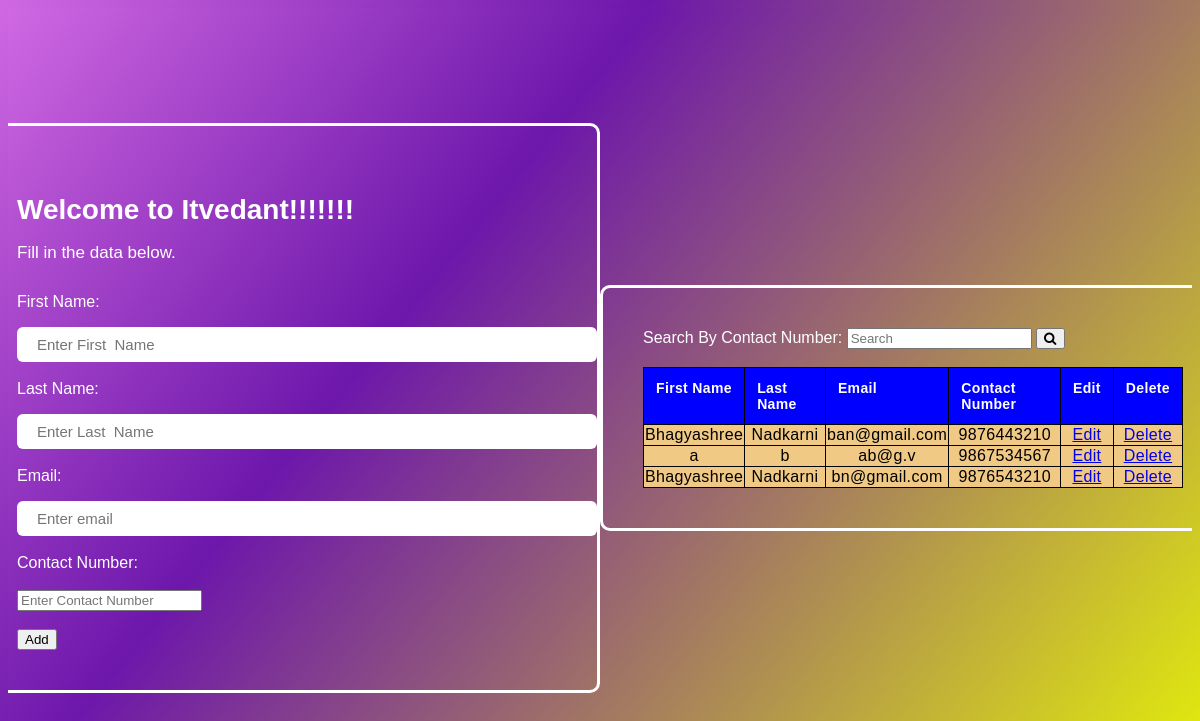
The page / on the database its author committed.
### home/models.py (models this page shows)
class Contact(models.Model):
    FirstName=models.CharField(max_length=30)
    LastName=models.CharField(max_length=30)
    Email=models.EmailField()
    ContactNumber=models.CharField(max_length=10)

### home/views.py (the view, shortened to what this page needs)
# urls.py: path('', views.saveinfo, name='saveinfo'),
def saveinfo(request):
    Data = Contact.objects.all()
    return render(request,"index.html",{'Data':Data})

### home/templates/index.html (shortened to what this page needs)
{% load static %}
<!DOCTYPE html>
<html lang="en">
    <head>
        <link rel="stylesheet" href="https://cdnjs.cloudflare.com/ajax/libs/font-awesome/4.7.0/css/font-awesome.min.css">
    </head>
    <body >
<div class="form-body">
    <div class="row">
        <div class="form-holder">
            <div class="form-content">
                <div class="form-items">
                    <h3>Welcome to Itvedant!!!!!!!</h3>
                    <p>Fill in the data below.</p>
                        <form  class="requires-validation" action="{% url 'saveinfo' %}" class="form-inline" method="post" novalidate>
                        <div class="col-md-12">
                            <label for = "firstname">First Name:</label>
                            <input type="text" id="firstname" placeholder="Enter First  Name" name="firstname" value={{Data.FirstName}}>
                        </div>
                        <div class="col-md-12">
                            <br>
                            <label for = "lastname">Last Name:</label>
                            <input type="text" id="lastname" placeholder="Enter Last  Name" name="lastname" value={{Data.LastName}}>
                        </div>
                        <div class="col-md-12">
                            <br>
                            <label for="email">Email:</label>
                            <input type="email" id="email" placeholder="Enter email" name="email" value={{Data.Email}}>
                        </div>
                        <div class="col-md-12">
                            <br>
                            <label for="phone">Contact Number:</label><br><br>
                            <input type="phone" id="phone" name="phone" placeholder="Enter Contact Number" value={{Data.ContactNumber}}>
                            <br>
                        </div>
                        <div class="form-button mt-3">
                            <br>
                            <button type="submit" >Add</button>
                        </div>
                    </form>
                </div>
                <div class="form-items">
                    <form method="get" action="/search" novalidate>
                    <div class="col-md-12">
                        <label for="search">Search By Contact Number:</label>
                        <input type="phone" id="query1" placeholder="Search " name="query1">
                        <button type="submit"><i class="fa fa-search"></i></button>
                    </div>
                </form>
                <div class="table-container">
                    <br>
                        <table class="table" id="dataTable" width="100%" cellspacing="0">
                           <thead>
                                <tr>
                                    <th>First Name</th>
                                    <th>Last Name</th>
                                    <th>Email</th>
                                    <th>Contact Number</th>
                                    <th>Edit</th>
                                    <th>Delete</th>
                                </tr>
                            </thead>
                        {% for info in Data %}
                                <tr>
                                    <td data-label="Name">{{info.FirstName}}</td>
                                    <td data-label="Name">{{info.LastName}}</td>
                                    <td data-label="Email">{{info.Email}}</td>
                                    <td data-label="ContactNumber">{{info.ContactNumber}}</td>
                                    <td><a href="{% url 'edit' info.id %}" class = " btn btn-success ">Edit</a></td>
                                    <td><a href="{% url 'delete' info.id %}" class = " btn btn-danger ">Delete</a></td>
                                </tr>
                        {% endfor %}
                        </table>
        </div>
                </div>
            </div>
        </div>
    </div>
    </div>
</body>
</html>

### home/templates/index.html (style rules this page uses)
*, body { font-family: 'Poppins', sans-serif; font-weight: 400; -webkit-font-smoothing: antialiased; text-rendering: optimizeLegibility; -moz-osx-font-smoothing: grayscale; }
html, body { height: 100%; background: rgb(208,104,226); background: linear-gradient(129deg, rgba(208,104,226,1) 0%, rgba(109,23,171,1) 35%, rgba(124,50,151,1) 43%, rgba(229,242,7,1) 100%); overflow: hidden; }
.form-holder { display: flex; flex-direction: column; justify-content: center; align-items: center; text-align: center; min-height: 100vh; }
.form-holder .form-content { position: relative; text-align: center; display: -webkit-box; display: -moz-box; display: -ms-flexbox; display: -webkit-flex; display: flex; -webkit-justify-content: center; justify-content: center; -webkit-align-items: center; align-items: center; padding: 60px; }
.form-content .form-items { border: 3px solid #fff; padding: 40px; display: inline-block; width: 100%; min-width: 540px; -webkit-border-radius: 10px; -moz-border-radius: 10px; border-radius: 10px; text-align: left; -webkit-transition: all 0.4s ease; transition: all 0.4s ease; }
.form-content h3 { color: #fff; text-align: left; font-size: 28px; font-weight: 600; margin-bottom: 5px; }
.form-content p { color: #fff; text-align: left; font-size: 17px; font-weight: 300; line-height: 20px; margin-bottom: 30px; }
.form-content label, .was-validated .form-check-input:invalid~.form-check-label, .was-validated .form-check-input:valid~.form-check-label { color: #fff; }
.form-content input[type=text], .form-content input[type=password], .form-content input[type=email], .form-content select { width: 100%; padding: 9px 20px; text-align: left; border: 0; outline: 0; border-radius: 6px; background-color: #fff; font-size: 15px; font-weight: 300; color: #8D8D8D; -webkit-transition: all 0.3s ease; transition: all 0.3s ease; margin-top: 16px; }
.table { width:100%; border-collapse:collapse; }
.table thead { background-color:#0000FF; }
.table thead tr th { font-size:14px; font-weight:600; letter-spacing:0.35px; color: #FFFFFF; opacity:1; padding:12px; vertical-align:top; border:1px solid #000000; }
.table tbody tr td { font-size:14 px; Letter-spacing:0.35px; font-weight:normal; background-color:#f0c985; padding:8 px; text-align:center; border:1px solid #000000; }

### rows shown on the page
Contact: FirstName "Bhagyashree", LastName "Nadkarni", Email "ban@gmail.com", ContactNumber "9876443210"
Contact: FirstName "a", LastName "b", Email "ab@g.v", ContactNumber "9867534567"
Contact: FirstName "Bhagyashree", LastName "Nadkarni", Email "bn@gmail.com", ContactNumber "9876543210"
